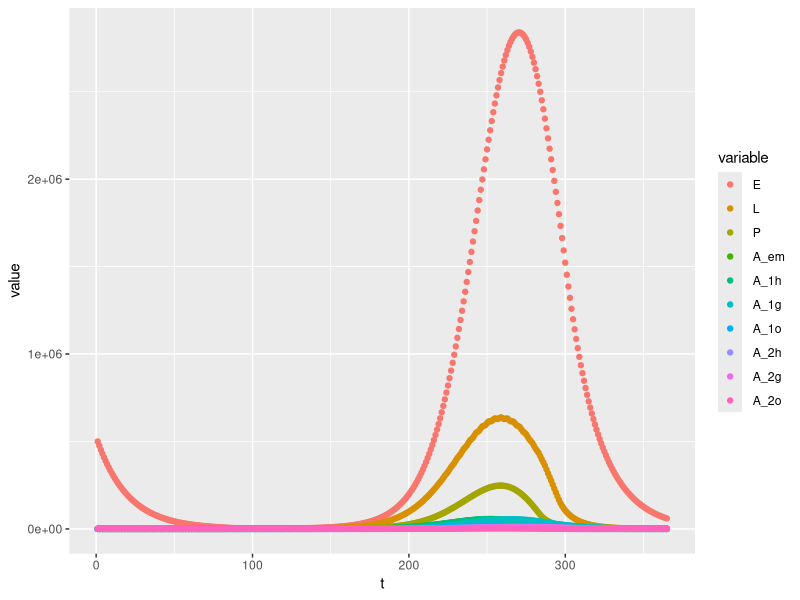

Recreate this plot in R.
# Modello Tran 2013

rm(list = ls())

library(deSolve)
library(ggplot2)
library(reshape2) 

#parameters (Tran 2013)

beta_1 = 95 # Number of eggs laid by ovipositing nulliparous females (per female)
beta_2 = 75 # Number of eggs laid by ovipositing parous females (per female)
K_L = 250000 # Standard environment carrying capacity for larvae (larvae ha−1)
K_P = 250000 # Standard environment carrying capacity for pupae (pupae ha−1)
sigma = 0.5 # Sex-ratio at the emergence
mu_E = 0.05 # Egg mortality rate (day−1)
mu_L = 0.08 # Minimum larva mortality rate (day−1)
mu_P = 0.03 # Minimum pupa mortality rate (day−1)
mu_em = 0.1 # Mortality rate during adult emergence (day−1)
mu_A = 0.02 # Minimum adult mortality rate (day−1)
mu_r = 0.08 # Adult mortality rate related to seeking behavior (day−1)
T_E = 10.4 # Minimal temperature needed for egg development (°C)
TDD_E = 110 # Total number of degree-day necessary for egg development (°C)
gamma_Aem = 0.4 # Development rate of emerging adults (day−1)
gamma_Ah = 0.2 # Transition rate from host-seeking to engorged adults (day−1)
gamma_Ao = 0.2 # Transition rate from oviposition site-seeking to host-seeking adults (day−1)
T_Ag = 10 # Minimal temperature needed for egg maturation (°C)
TDD_Ag = 77 # Total number of degree-days necessary for egg maturation (°C)
t_s = 31+28+10 # Start of the favorable season - 10 Mar
t_end = 31+28+31+30+31+30+31+31+30 # End of the favorable season - 30 Sept

# T and P
d = 1:365
t = 15 - 13*cos(d/365*2*pi); # temperatura sinusoidale, min 1 gen = 2 gradi, max 1 lug = 28
p = t*c(0, rep(c(0,0,0,1), 91)) # piove ogni 4 giorni con questa forma strana

# p cumulated over 2 weeks and normalized between 0 and 1 (over a year?)
p_cumm = sapply(1:365, function(x){return(sum(p[max(1,x-13):x]))})
p_cumm_norm = p_cumm/max(p_cumm)

# functions

f_E = (t-T_E)/TDD_E *(t-T_E>0) # Transition function from egg to larva
f_L = - 0.0007*t^2 + 0.0392 * t - 0.3911 # Transition function from larva to pupa

# WARNING 1: this function souhld be > 0
f_L = pmax(0, f_L)

f_P = 0.0008*t^2 - 0.0051 * t + 0.0319 # Transition function from pupa to emerging adult
f_Ag = (t-T_Ag)/TDD_Ag *(t-T_Ag>0) # Transition function from engorged adult to oviposition site—seeking adult
m_L = exp(-t/0.5) + mu_L # Larva mortality (day−1)
m_P = exp(-t/0.5) + mu_P # Pupa mortality rate (day−1)
m_A = pmax(mu_A, 0.04417 + 0.00217*t) # Adult mortality rate (day−1)
k_L = K_L*(p_cumm_norm+1) # Environment carrying capacity of larvae (ha−1)
k_P = K_P*(p_cumm_norm+1) # Environment carrying capacity of pupae (ha−1)

n_s = 1 # number of locations (added; 1 vor no dimension)

# list with parameters to be passed to the ODE system
parms = list(beta_1 = beta_1,
             beta_2 = beta_2,
             K_L = K_L,
             K_P = K_P,
             sigma = sigma,
             mu_E = mu_E,
             mu_L = mu_L,
             mu_P = mu_P,
             mu_em = mu_em,
             mu_A = mu_A,
             mu_r = mu_r,
             T_E = T_E,
             TDD_E = TDD_E,
             gamma_Aem = gamma_Aem,
             gamma_Ah = gamma_Ah,
             gamma_Ao = gamma_Ao,
             T_Ag = T_Ag,
             TDD_Ag = TDD_Ag,
             t_s = t_s,
             t_end = t_end,
             f_E = f_E,
             f_L = f_L,
             f_P = f_P,
             f_Ag = f_Ag,
             m_L = m_L,
             m_P = m_P,
             m_A = m_A,
             k_L = k_L,
             k_P = k_P,
             n_s = n_s) 

df <- function(t, x, parms) {
  
  # initial conditions and paramters
  with(parms, { 
    
    E = x[(1+n_s*0):(1*n_s)]
    L = x[(1+n_s*1):(2*n_s)]
    P = x[(1+n_s*2):(3*n_s)]
    A_em = x[(1+n_s*3):(4*n_s)]
    A_1h = x[(1+n_s*4):(5*n_s)]
    A_1g = x[(1+n_s*5):(6*n_s)]
    A_1o = x[(1+n_s*6):(7*n_s)]
    A_2h = x[(1+n_s*7):(8*n_s)]
    A_2g = x[(1+n_s*8):(9*n_s)]
    A_2o = x[(1+n_s*9):(10*n_s)]
    
    
    # ODE definition 
    dE = gamma_Ao*(beta_1*A_1o + beta_2*A_2o) - (mu_E + f_E[t[1]])*E
    dL = f_E[t[1]]*E - (m_L[t[1]]*(1+L/k_L[t[1]]) + f_L[t[1]])*L
    dP = f_L[t[1]]*L - (m_P[t[1]] + f_P[t[1]])*P
    dA_em = f_P[t[1]]*P*sigma*exp(-mu_em*(1+P/k_P[t[1]])) - (m_A[t[1]]+gamma_Aem)*A_em
    dA_1h = gamma_Aem*A_em - (m_A[t[1]] + mu_r + gamma_Ah)*A_1h
    dA_1g = gamma_Ah*A_1h - (m_A[t[1]] + f_Ag[t[1]])*A_1g
    dA_1o = f_Ag[t[1]]*A_1g - (m_A[t[1]] + mu_r + gamma_Ao)*A_1o
    dA_2h = gamma_Ao*(A_1o + A_2o) - (m_A[t[1]] + mu_r + gamma_Ah)*A_2h
    dA_2g = gamma_Ah*A_2h - (m_A[t[1]] + f_Ag[t[1]])*A_2g
    dA_2o = f_Ag[t[1]]*A_2g - (m_A[t[1]] + mu_r + gamma_Ao)*A_2o
    
    dx <- c(dE, dL, dP, dA_em, dA_1h, dA_1g, dA_1o, dA_2h, dA_2g, dA_2o)
    
    return(list(dx))})
}

# System initialization
E0 = max(k_P)
L0 = 0
P0 = 0
A_em0 = 0
A_1h0 = 0
A_1g0 = 0
A_1o0 = 0
A_2h0 = 0
A_2g0 = 0
A_2o0 = 0

l_sim = 365

X_0 = c(E0, L0, P0, A_em0, A_1h0, A_1g0, A_1o0, A_2h0, A_2g0, A_2o0)

#integration
Sim <- as.data.frame(ode(X_0, 1:l_sim, df, parms))

#plot
colnames(Sim) = c("t", " E", " L", " P", " A_em", " A_1h", " A_1g", " A_1o", " A_2h", " A_2g", " A_2o")
Sim_m = reshape2::melt(Sim, id = 't')

ggplot(Sim_m, aes(x = t, y = value, color = variable))+
  geom_point()
